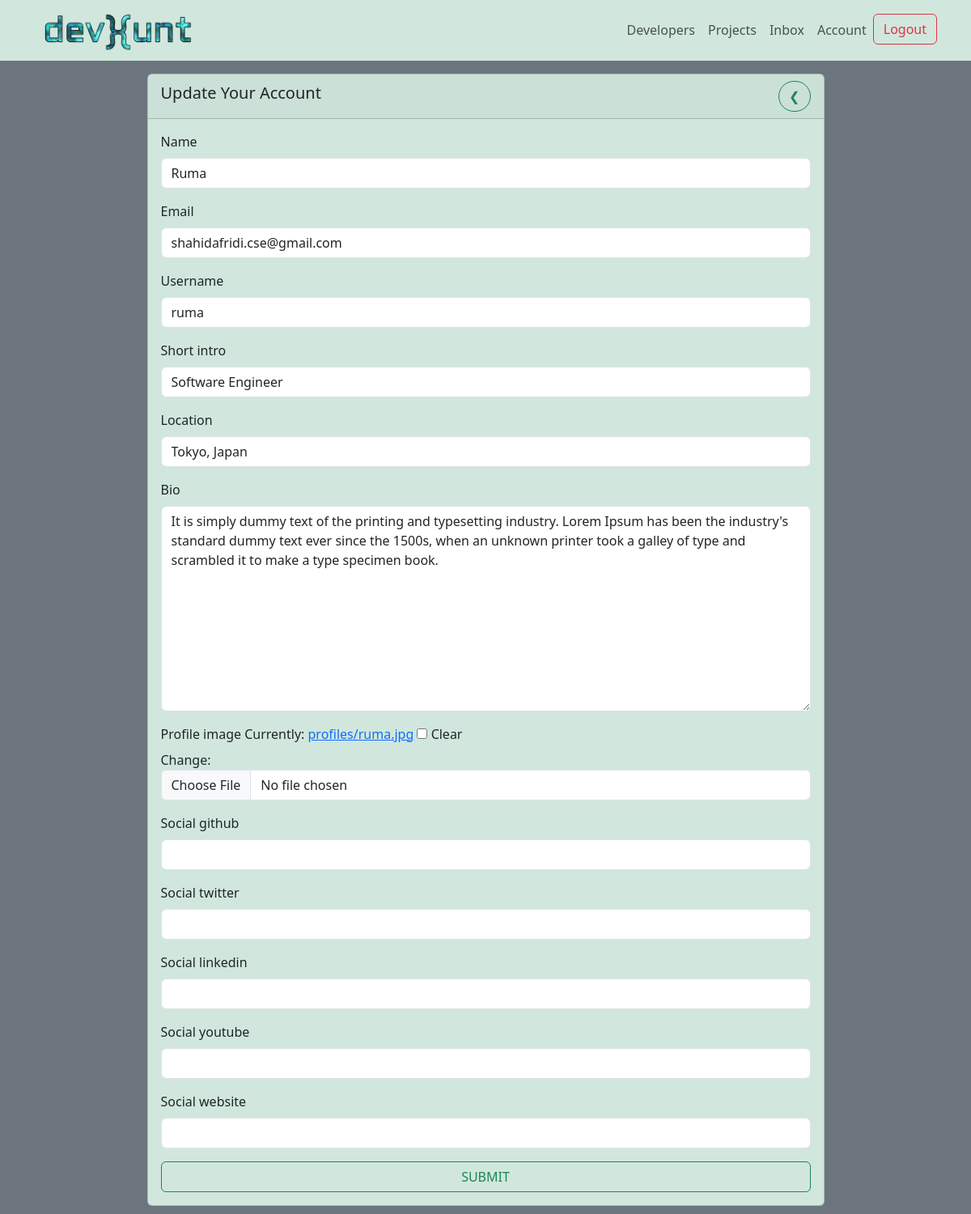
Page /edit-account/ (signed in) on the earlier database version.
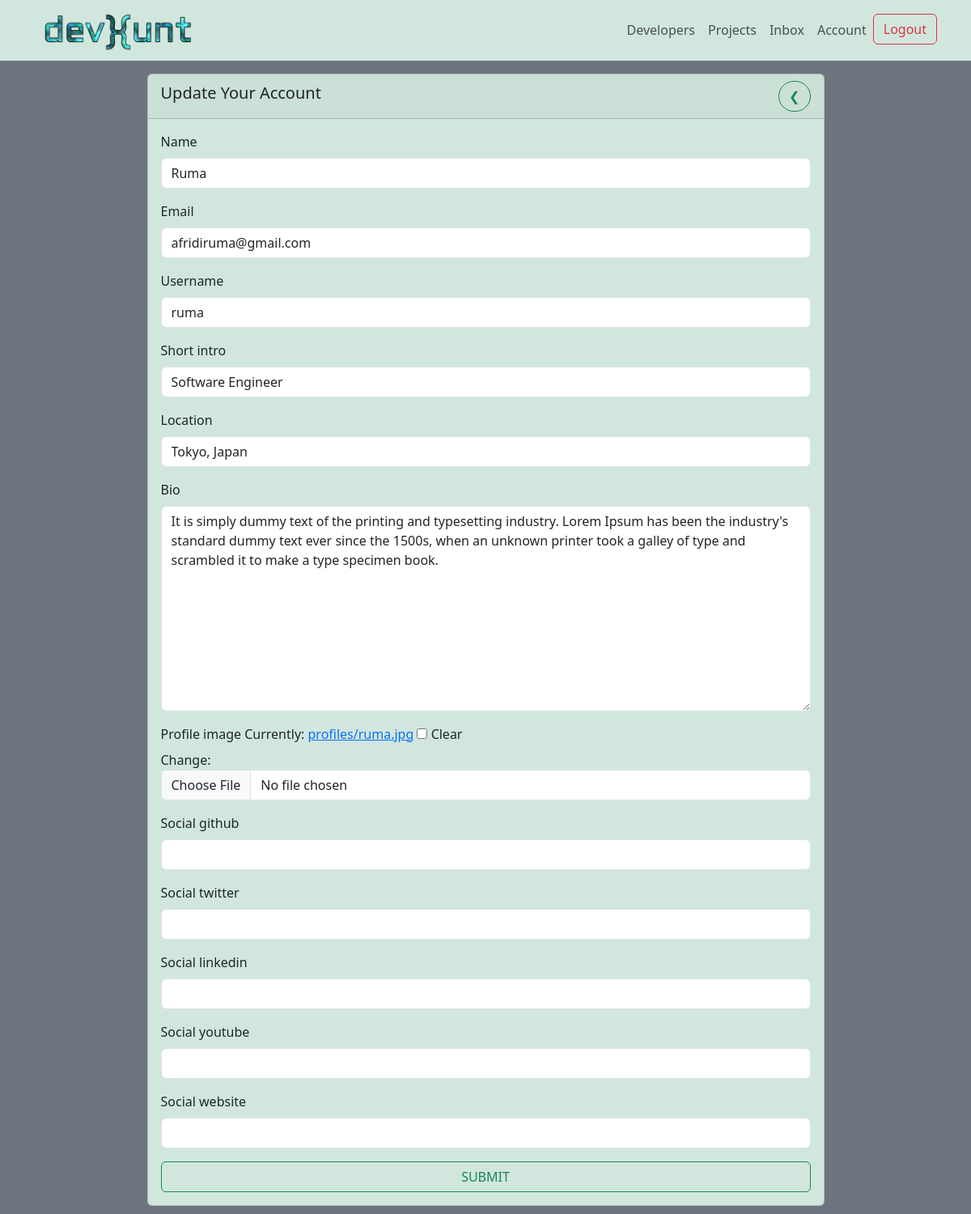
Same page on the later database version.
### users/models.py (models this page shows, shortened)
class Profile(models.Model):
    user = models.OneToOneField(
        User, on_delete=models.CASCADE, blank=True, null=True)
    name = models.CharField(max_length=255, blank=True, null=True)
    email = models.EmailField(max_length=500, blank=True, null=True)
    username = models.CharField(max_length=255, blank=True, null=True)
    short_intro = models.CharField(max_length=200, blank=True, null=True)
    location = models.CharField(max_length=200, blank=True, null=True)
    bio = models.TextField(blank=True, null=True)
    profile_image = models.ImageField(
        blank=True, null=True, upload_to='profiles/', default='profiles/user-default.png')
    social_github = models.CharField(max_length=200, blank=True, null=True)
    social_twitter = models.CharField(max_length=200, blank=True, null=True)
    social_linkedin = models.CharField(max_length=200, blank=True, null=True)
    social_youtube = models.CharField(max_length=200, blank=True, null=True)
    social_website = models.CharField(max_length=200, blank=True, null=True)
    created_at = models.DateTimeField(auto_now_add=True)
    id = models.UUIDField(default=uuid.uuid4, unique=True,
                          primary_key=True, editable=False)

### users/views.py (the view)
# urls.py: path('edit-account/', views.editAccount, name="edit-account"),
@login_required(login_url='login')
def editAccount(request):
    profile = request.user.profile
    form = ProfileForm(instance=profile)
    if request.method == 'POST':
        form = ProfileForm(request.POST, request.FILES, instance=profile)
        if form.is_valid():
            form.save()
            return redirect('account')
    context = {
        'form': form
    }
    return render(request, 'users/profile-form.html', context)

### users/forms.py
class ProfileForm(ModelForm):
    class Meta:
        model = Profile
        fields = ['name', 'email', 'username', 'short_intro', 'location', 'bio', 'profile_image',
                  'social_github', 'social_twitter', 'social_linkedin', 'social_youtube', 'social_website']
    def __init__(self, *args, **kwargs):
        super(ProfileForm, self).__init__(*args, **kwargs)
        for name, field in self.fields.items():
            field.widget.attrs.update({'class': 'form-control'})

### users/templates/users/profile-form.html (shortened to what this page needs)
{% extends 'main.html' %}
{% block content %}
<div class='bg-secondary'>
    <div class='container d-flex justify-content-center py-3'>
        <div class="card w-75 bg-success-subtle">
            <div class="card-header d-flex justify-content-between align-items-center">
                <h5 class="card-title">Update Your Account</h5>
                <a class='btn btn-outline-success rounded-pill'  href="{% url 'account' %}"> &#10094 </a>
            </div>
            <div class="card-body ">
                <form method="POST" enctype="multipart/form-data">
                    {% for field in form %}
                    <div class="mb-3 form-group">
                    <label for="input" class="form-label">{{field.label}}</label>
                        {{field}}
                    </div>
                    {% endfor %}
                    <input class='btn btn-outline-success w-100' type="submit" value="SUBMIT">
                </form>
            </div>
        </div>
    </div>
</div>
{% endblock content %}

Differences in the rows shown:
changed Profile "Ruma": email "shahidafridi.cse@gmail.com" → "afridiruma@gmail.com"
